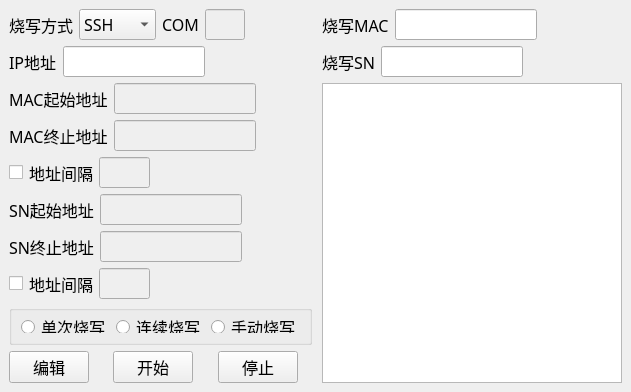
<?xml version="1.0" encoding="UTF-8"?>
<ui version="4.0">
 <class>MainWindow</class>
 <widget class="QMainWindow" name="MainWindow">
  <property name="geometry">
   <rect>
    <x>0</x>
    <y>0</y>
    <width>631</width>
    <height>381</height>
   </rect>
  </property>
  <property name="minimumSize">
   <size>
    <width>0</width>
    <height>0</height>
   </size>
  </property>
  <property name="maximumSize">
   <size>
    <width>631</width>
    <height>381</height>
   </size>
  </property>
  <property name="windowTitle">
   <string>MainWindow</string>
  </property>
  <widget class="QWidget" name="centralWidget">
   <layout class="QGridLayout" name="gridLayout">
    <item row="0" column="0">
     <layout class="QHBoxLayout" name="horizontalLayout_14">
      <item>
       <layout class="QVBoxLayout" name="verticalLayout">
        <item>
         <layout class="QHBoxLayout" name="horizontalLayout_8">
          <item>
           <widget class="QLabel" name="label">
            <property name="font">
             <font>
              <family>微软雅黑</family>
              <pointsize>12</pointsize>
             </font>
            </property>
            <property name="text">
             <string>烧写方式</string>
            </property>
           </widget>
          </item>
          <item>
           <widget class="QComboBox" name="comboBox_proMode">
            <property name="font">
             <font>
              <family>微软雅黑</family>
              <pointsize>12</pointsize>
             </font>
            </property>
            <item>
             <property name="text">
              <string>SSH</string>
             </property>
            </item>
            <item>
             <property name="text">
              <string>Telnet</string>
             </property>
            </item>
            <item>
             <property name="text">
              <string>Serial</string>
             </property>
            </item>
           </widget>
          </item>
          <item>
           <widget class="QLabel" name="label_9">
            <property name="font">
             <font>
              <family>微软雅黑</family>
              <pointsize>12</pointsize>
             </font>
            </property>
            <property name="text">
             <string>COM</string>
            </property>
           </widget>
          </item>
          <item>
           <widget class="QLineEdit" name="lineEdit_comPort">
            <property name="enabled">
             <bool>false</bool>
            </property>
            <property name="maximumSize">
             <size>
              <width>40</width>
              <height>16777215</height>
             </size>
            </property>
            <property name="font">
             <font>
              <family>微软雅黑</family>
              <pointsize>12</pointsize>
             </font>
            </property>
            <property name="text">
             <string/>
            </property>
            <property name="readOnly">
             <bool>false</bool>
            </property>
           </widget>
          </item>
          <item>
           <spacer name="horizontalSpacer_7">
            <property name="orientation">
             <enum>Qt::Horizontal</enum>
            </property>
            <property name="sizeHint" stdset="0">
             <size>
              <width>40</width>
              <height>20</height>
             </size>
            </property>
           </spacer>
          </item>
         </layout>
        </item>
        <item>
         <layout class="QHBoxLayout" name="horizontalLayout_9">
          <item>
           <widget class="QLabel" name="label_2">
            <property name="font">
             <font>
              <family>微软雅黑</family>
              <pointsize>12</pointsize>
             </font>
            </property>
            <property name="text">
             <string>IP地址</string>
            </property>
           </widget>
          </item>
          <item>
           <widget class="QLineEdit" name="lineEdit_ipAddr">
            <property name="font">
             <font>
              <family>微软雅黑</family>
              <pointsize>12</pointsize>
             </font>
            </property>
            <property name="text">
             <string/>
            </property>
            <property name="readOnly">
             <bool>false</bool>
            </property>
           </widget>
          </item>
          <item>
           <spacer name="horizontalSpacer_6">
            <property name="orientation">
             <enum>Qt::Horizontal</enum>
            </property>
            <property name="sizeHint" stdset="0">
             <size>
              <width>40</width>
              <height>20</height>
             </size>
            </property>
           </spacer>
          </item>
         </layout>
        </item>
        <item>
         <layout class="QHBoxLayout" name="horizontalLayout_7">
          <item>
           <widget class="QLabel" name="label_3">
            <property name="font">
             <font>
              <family>微软雅黑</family>
              <pointsize>12</pointsize>
             </font>
            </property>
            <property name="text">
             <string>MAC起始地址</string>
            </property>
           </widget>
          </item>
          <item>
           <widget class="QLineEdit" name="lineEdit_macStart">
            <property name="enabled">
             <bool>false</bool>
            </property>
            <property name="font">
             <font>
              <family>微软雅黑</family>
              <pointsize>12</pointsize>
             </font>
            </property>
            <property name="text">
             <string/>
            </property>
            <property name="readOnly">
             <bool>false</bool>
            </property>
           </widget>
          </item>
          <item>
           <spacer name="horizontalSpacer">
            <property name="orientation">
             <enum>Qt::Horizontal</enum>
            </property>
            <property name="sizeHint" stdset="0">
             <size>
              <width>40</width>
              <height>20</height>
             </size>
            </property>
           </spacer>
          </item>
         </layout>
        </item>
        <item>
         <layout class="QHBoxLayout" name="horizontalLayout_6">
          <item>
           <widget class="QLabel" name="label_4">
            <property name="font">
             <font>
              <family>微软雅黑</family>
              <pointsize>12</pointsize>
             </font>
            </property>
            <property name="text">
             <string>MAC终止地址</string>
            </property>
           </widget>
          </item>
          <item>
           <widget class="QLineEdit" name="lineEdit_macEnd">
            <property name="enabled">
             <bool>false</bool>
            </property>
            <property name="font">
             <font>
              <family>微软雅黑</family>
              <pointsize>12</pointsize>
             </font>
            </property>
            <property name="text">
             <string/>
            </property>
            <property name="readOnly">
             <bool>false</bool>
            </property>
           </widget>
          </item>
          <item>
           <spacer name="horizontalSpacer_2">
            <property name="orientation">
             <enum>Qt::Horizontal</enum>
            </property>
            <property name="sizeHint" stdset="0">
             <size>
              <width>40</width>
              <height>20</height>
             </size>
            </property>
           </spacer>
          </item>
         </layout>
        </item>
        <item>
         <layout class="QHBoxLayout" name="horizontalLayout_5">
          <item>
           <widget class="QCheckBox" name="checkBox_MAC">
            <property name="text">
             <string/>
            </property>
           </widget>
          </item>
          <item>
           <widget class="QLabel" name="label_5">
            <property name="font">
             <font>
              <family>微软雅黑</family>
              <pointsize>12</pointsize>
             </font>
            </property>
            <property name="text">
             <string>地址间隔</string>
            </property>
           </widget>
          </item>
          <item>
           <widget class="QLineEdit" name="lineEdit_macInterval">
            <property name="enabled">
             <bool>false</bool>
            </property>
            <property name="font">
             <font>
              <family>微软雅黑</family>
              <pointsize>12</pointsize>
             </font>
            </property>
            <property name="text">
             <string/>
            </property>
            <property name="alignment">
             <set>Qt::AlignCenter</set>
            </property>
            <property name="readOnly">
             <bool>false</bool>
            </property>
           </widget>
          </item>
          <item>
           <spacer name="horizontalSpacer_3">
            <property name="orientation">
             <enum>Qt::Horizontal</enum>
            </property>
            <property name="sizeHint" stdset="0">
             <size>
              <width>400</width>
              <height>24</height>
             </size>
            </property>
           </spacer>
          </item>
         </layout>
        </item>
        <item>
         <layout class="QHBoxLayout" name="horizontalLayout">
          <item>
           <widget class="QLabel" name="label_8">
            <property name="font">
             <font>
              <family>微软雅黑</family>
              <pointsize>12</pointsize>
             </font>
            </property>
            <property name="text">
             <string>SN起始地址</string>
            </property>
           </widget>
          </item>
          <item>
           <widget class="QLineEdit" name="lineEdit_SNStart">
            <property name="enabled">
             <bool>false</bool>
            </property>
            <property name="font">
             <font>
              <family>微软雅黑</family>
              <pointsize>12</pointsize>
             </font>
            </property>
            <property name="text">
             <string/>
            </property>
            <property name="readOnly">
             <bool>false</bool>
            </property>
           </widget>
          </item>
          <item>
           <spacer name="horizontalSpacer_12">
            <property name="orientation">
             <enum>Qt::Horizontal</enum>
            </property>
            <property name="sizeHint" stdset="0">
             <size>
              <width>40</width>
              <height>20</height>
             </size>
            </property>
           </spacer>
          </item>
         </layout>
        </item>
        <item>
         <layout class="QHBoxLayout" name="horizontalLayout_2">
          <item>
           <widget class="QLabel" name="label_6">
            <property name="font">
             <font>
              <family>微软雅黑</family>
              <pointsize>12</pointsize>
             </font>
            </property>
            <property name="text">
             <string>SN终止地址</string>
            </property>
           </widget>
          </item>
          <item>
           <widget class="QLineEdit" name="lineEdit_SNEnd">
            <property name="enabled">
             <bool>false</bool>
            </property>
            <property name="font">
             <font>
              <family>微软雅黑</family>
              <pointsize>12</pointsize>
             </font>
            </property>
            <property name="text">
             <string/>
            </property>
            <property name="readOnly">
             <bool>false</bool>
            </property>
           </widget>
          </item>
          <item>
           <spacer name="horizontalSpacer_13">
            <property name="orientation">
             <enum>Qt::Horizontal</enum>
            </property>
            <property name="sizeHint" stdset="0">
             <size>
              <width>40</width>
              <height>20</height>
             </size>
            </property>
           </spacer>
          </item>
         </layout>
        </item>
        <item>
         <layout class="QHBoxLayout" name="horizontalLayout_3">
          <item>
           <widget class="QCheckBox" name="checkBox_SN">
            <property name="text">
             <string/>
            </property>
           </widget>
          </item>
          <item>
           <widget class="QLabel" name="label_7">
            <property name="font">
             <font>
              <family>微软雅黑</family>
              <pointsize>12</pointsize>
             </font>
            </property>
            <property name="text">
             <string>地址间隔</string>
            </property>
           </widget>
          </item>
          <item>
           <widget class="QLineEdit" name="lineEdit_SNInterval">
            <property name="enabled">
             <bool>false</bool>
            </property>
            <property name="font">
             <font>
              <family>微软雅黑</family>
              <pointsize>12</pointsize>
             </font>
            </property>
            <property name="text">
             <string/>
            </property>
            <property name="alignment">
             <set>Qt::AlignCenter</set>
            </property>
            <property name="readOnly">
             <bool>false</bool>
            </property>
           </widget>
          </item>
          <item>
           <spacer name="horizontalSpacer_4">
            <property name="orientation">
             <enum>Qt::Horizontal</enum>
            </property>
            <property name="sizeHint" stdset="0">
             <size>
              <width>400</width>
              <height>24</height>
             </size>
            </property>
           </spacer>
          </item>
         </layout>
        </item>
        <item>
         <layout class="QHBoxLayout" name="horizontalLayout_11">
          <item>
           <widget class="QGroupBox" name="groupBox">
            <property name="maximumSize">
             <size>
              <width>16777215</width>
              <height>40</height>
             </size>
            </property>
            <property name="title">
             <string/>
            </property>
            <layout class="QHBoxLayout" name="horizontalLayout_10">
             <item>
              <widget class="QRadioButton" name="radioButton_singal">
               <property name="font">
                <font>
                 <family>微软雅黑</family>
                 <pointsize>12</pointsize>
                </font>
               </property>
               <property name="text">
                <string>单次烧写</string>
               </property>
              </widget>
             </item>
             <item>
              <widget class="QRadioButton" name="radioButton_continuous">
               <property name="font">
                <font>
                 <family>微软雅黑</family>
                 <pointsize>12</pointsize>
                </font>
               </property>
               <property name="text">
                <string>连续烧写</string>
               </property>
              </widget>
             </item>
             <item>
              <widget class="QRadioButton" name="radioButton_manual">
               <property name="font">
                <font>
                 <family>微软雅黑</family>
                 <pointsize>12</pointsize>
                </font>
               </property>
               <property name="text">
                <string>手动烧写</string>
               </property>
              </widget>
             </item>
            </layout>
           </widget>
          </item>
          <item>
           <spacer name="horizontalSpacer_9">
            <property name="orientation">
             <enum>Qt::Horizontal</enum>
            </property>
            <property name="sizeHint" stdset="0">
             <size>
              <width>40</width>
              <height>20</height>
             </size>
            </property>
           </spacer>
          </item>
         </layout>
        </item>
        <item>
         <layout class="QHBoxLayout" name="horizontalLayout_4">
          <item>
           <widget class="QPushButton" name="pushButton_modify">
            <property name="font">
             <font>
              <family>微软雅黑</family>
              <pointsize>12</pointsize>
             </font>
            </property>
            <property name="text">
             <string>编辑</string>
            </property>
           </widget>
          </item>
          <item>
           <spacer name="horizontalSpacer_5">
            <property name="orientation">
             <enum>Qt::Horizontal</enum>
            </property>
            <property name="sizeHint" stdset="0">
             <size>
              <width>40</width>
              <height>20</height>
             </size>
            </property>
           </spacer>
          </item>
          <item>
           <widget class="QPushButton" name="pushButton_start">
            <property name="font">
             <font>
              <family>微软雅黑</family>
              <pointsize>12</pointsize>
             </font>
            </property>
            <property name="text">
             <string>开始</string>
            </property>
           </widget>
          </item>
          <item>
           <spacer name="horizontalSpacer_10">
            <property name="orientation">
             <enum>Qt::Horizontal</enum>
            </property>
            <property name="sizeHint" stdset="0">
             <size>
              <width>40</width>
              <height>20</height>
             </size>
            </property>
           </spacer>
          </item>
          <item>
           <widget class="QPushButton" name="pushButton_stop">
            <property name="font">
             <font>
              <family>微软雅黑</family>
              <pointsize>12</pointsize>
             </font>
            </property>
            <property name="text">
             <string>停止</string>
            </property>
           </widget>
          </item>
          <item>
           <spacer name="horizontalSpacer_8">
            <property name="orientation">
             <enum>Qt::Horizontal</enum>
            </property>
            <property name="sizeHint" stdset="0">
             <size>
              <width>40</width>
              <height>20</height>
             </size>
            </property>
           </spacer>
          </item>
         </layout>
        </item>
       </layout>
      </item>
      <item>
       <layout class="QVBoxLayout" name="verticalLayout_2">
        <item>
         <layout class="QHBoxLayout" name="horizontalLayout_13">
          <item>
           <widget class="QLabel" name="label_11">
            <property name="font">
             <font>
              <family>微软雅黑</family>
              <pointsize>12</pointsize>
             </font>
            </property>
            <property name="text">
             <string>烧写MAC</string>
            </property>
           </widget>
          </item>
          <item>
           <widget class="QLineEdit" name="lineEdit_macCurrent">
            <property name="font">
             <font>
              <family>微软雅黑</family>
              <pointsize>12</pointsize>
             </font>
            </property>
            <property name="text">
             <string/>
            </property>
            <property name="readOnly">
             <bool>true</bool>
            </property>
           </widget>
          </item>
          <item>
           <spacer name="horizontalSpacer_11">
            <property name="orientation">
             <enum>Qt::Horizontal</enum>
            </property>
            <property name="sizeHint" stdset="0">
             <size>
              <width>40</width>
              <height>20</height>
             </size>
            </property>
           </spacer>
          </item>
         </layout>
        </item>
        <item>
         <layout class="QHBoxLayout" name="horizontalLayout_12">
          <item>
           <widget class="QLabel" name="label_10">
            <property name="font">
             <font>
              <family>微软雅黑</family>
              <pointsize>12</pointsize>
             </font>
            </property>
            <property name="text">
             <string>烧写SN</string>
            </property>
           </widget>
          </item>
          <item>
           <widget class="QLineEdit" name="lineEdit_SNCurrent">
            <property name="font">
             <font>
              <family>微软雅黑</family>
              <pointsize>12</pointsize>
             </font>
            </property>
            <property name="text">
             <string/>
            </property>
            <property name="readOnly">
             <bool>true</bool>
            </property>
           </widget>
          </item>
          <item>
           <spacer name="horizontalSpacer_14">
            <property name="orientation">
             <enum>Qt::Horizontal</enum>
            </property>
            <property name="sizeHint" stdset="0">
             <size>
              <width>40</width>
              <height>20</height>
             </size>
            </property>
           </spacer>
          </item>
         </layout>
        </item>
        <item>
         <widget class="QTextBrowser" name="textBrowser">
          <property name="minimumSize">
           <size>
            <width>300</width>
            <height>0</height>
           </size>
          </property>
         </widget>
        </item>
       </layout>
      </item>
     </layout>
    </item>
   </layout>
  </widget>
 </widget>
 <resources/>
 <connections/>
</ui>
